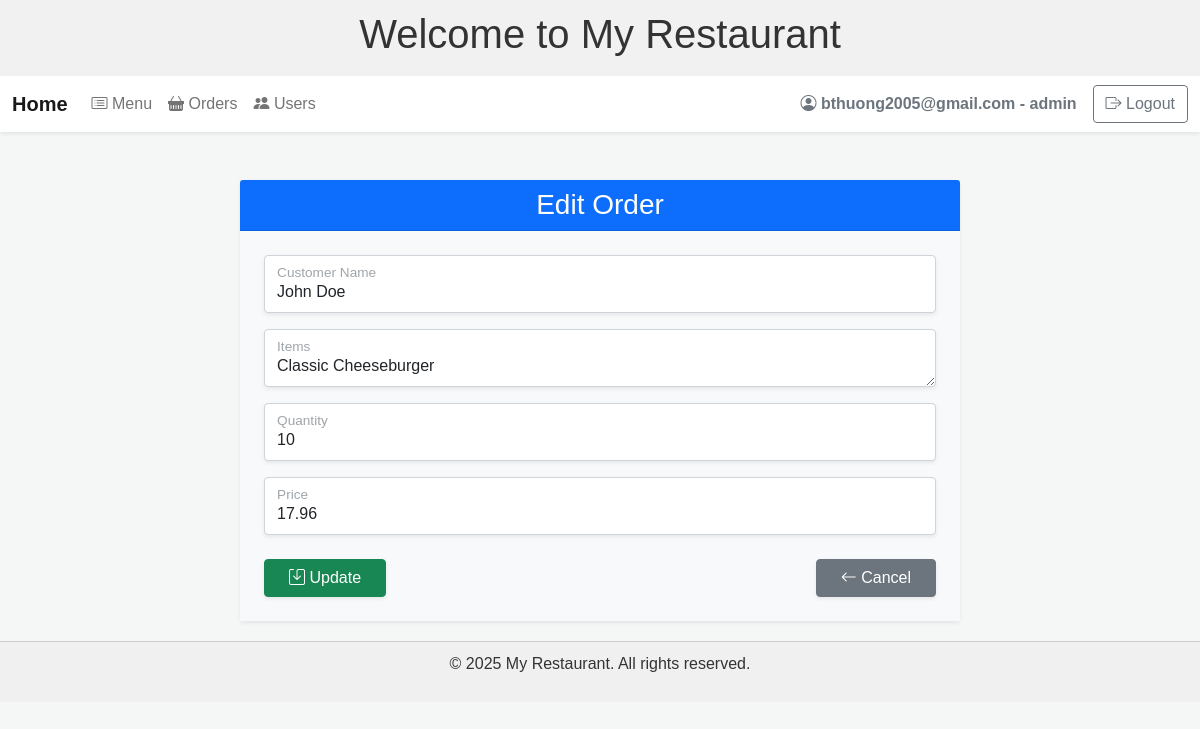
Screenshot of /admin/orders/edit/1 (signed in) with the database file from the repository.
### tables this page shows
CREATE TABLE orders (
            id INTEGER PRIMARY KEY AUTOINCREMENT,
            customer_name TEXT NOT NULL,
            items TEXT NOT NULL,
            quantity INTEGER NOT NULL,
            price REAL NOT NULL
        );

### app.py (the view)
@app.route("/admin/orders/edit/<int:order_id>", methods=["GET"])
@admin_required
def edit_order_form(order_id):
    return order_controller.edit_order_form(order_id)

### app.py (called while the page is built)
@app.context_processor
def inject_user():
    return {
        'username': session.get('username'),
        'role': session.get('role')
    }

def admin_required(f):
    @wraps(f)
    def decorated_function(*args, **kwargs):
        if "username" not in session:
            return redirect(url_for("login"))  # or show an error
        if session.get("role") != "admin":
            return abort(403)  # or show a custom "Access Denied" message
        return f(*args, **kwargs)
    return decorated_function

### controller/order_controller.py (called while the page is built)
    def edit_order_form(self, order_id):
        order = self.model.get_order_by_id(order_id)
        return render_template("order_form.html", order=order)

### model/order_model.py (called while the page is built)
    def get_order_by_id(self, order_id):
        conn = sqlite3.connect(self.db_path)
        conn.row_factory = sqlite3.Row
        cursor = conn.cursor()
        cursor.execute("SELECT * FROM orders WHERE id = ?", (order_id,))
        order = cursor.fetchone()
        conn.close()
        return order

### templates/order_form.html (shortened to what this page needs)
{% extends "base.html" %}
{% block content %}
<div class="container mt-5">
  <div class="row justify-content-center">
    <div class="col-lg-8 col-md-10">
      <div class="card shadow-sm border-0 rounded-4">
        <div class="card-header bg-primary text-white text-center rounded-top-4">
          <h3 class="mb-0">{% if order %}Edit{% else %}Create{% endif %} Order</h3>
        </div>
        <div class="card-body bg-light p-4">
          <form method="POST" action="{% if order %}{{ url_for('update_order', order_id=order.id) }}{% else %}{{ url_for('store_order') }}{% endif %}">
            <div class="form-floating mb-3">
              <input
                type="text"
                class="form-control shadow-sm"
                id="customer_name"
                name="customer_name"
                placeholder="Customer Name"
                value="{{ order.customer_name if order else '' }}"
                required>
              <label for="customer_name" class="text-secondary">Customer Name</label>
            </div>
            <div class="form-floating mb-3">
              <textarea
                class="form-control shadow-sm"
                id="items"
                name="items"
                placeholder="Items"
                rows="3"
                required>{{ order.items if order else '' }}</textarea>
              <label for="items" class="text-secondary">Items</label>
            </div>
            <div class="form-floating mb-3">
              <input
                type="number"
                class="form-control shadow-sm"
                id="quantity"
                name="quantity"
                placeholder="Quantity"
                value="{{ order.quantity if order else '' }}"
                required>
              <label for="quantity" class="text-secondary">Quantity</label>
            </div>
            <div class="form-floating mb-4">
              <input
                type="number"
                class="form-control shadow-sm"
                id="price"
                name="price"
                placeholder="Price"
                step="0.01"
                value="{{ order.price if order else '' }}"
                required>
              <label for="price" class="text-secondary">Price</label>
            </div>
            <div class="d-flex justify-content-between">
              <button type="submit" class="btn btn-success shadow-sm px-4">
                <i class="bi bi-save"></i> {% if order %}Update{% else %}Create{% endif %}
              </button>
              <a href="{{ url_for('list_orders') }}" class="btn btn-secondary shadow-sm px-4">
                <i class="bi bi-arrow-left"></i> Cancel
              </a>
            </div>
          </form>
        </div>
      </div>
    </div>
  </div>
</div>
{% endblock %}

### templates/base.html (style rules this page uses)
body { font-family: Arial, sans-serif; background-color: #f4f7f6; margin: 0; padding: 0; color: #333; }
.container { margin-top: 20px; }

### rows the page displays
orders: customer_name "John Doe", items "Classic Cheeseburger", quantity "10", price "17.96"

### other values shown
{{ username }} "bthuong2005@gmail.com"
{{ role }} "admin"
